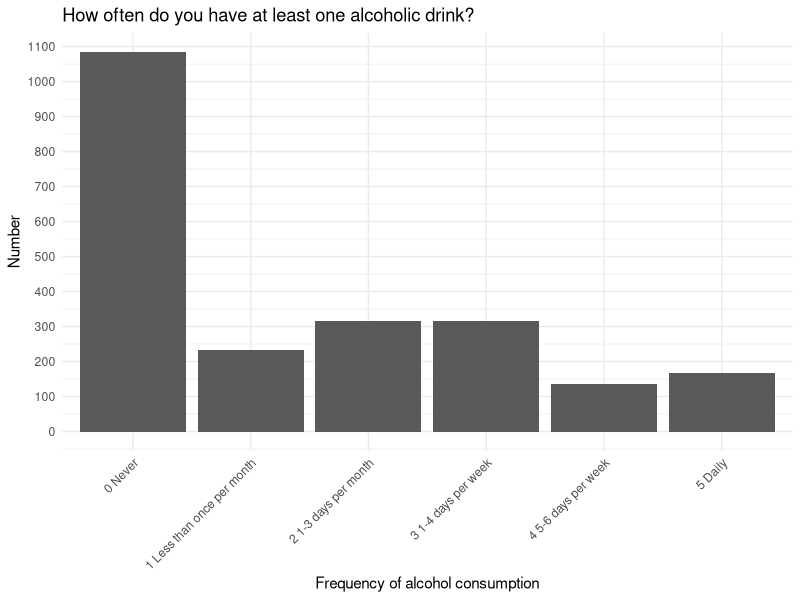
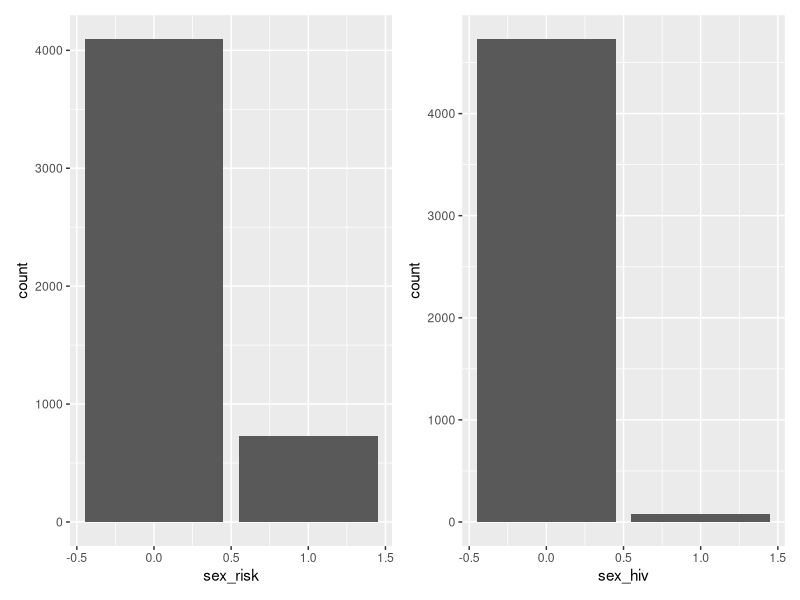
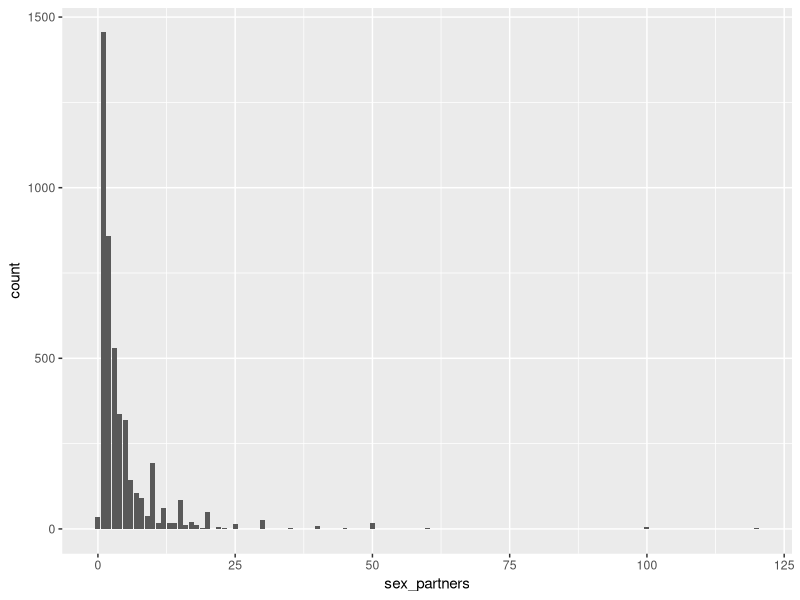
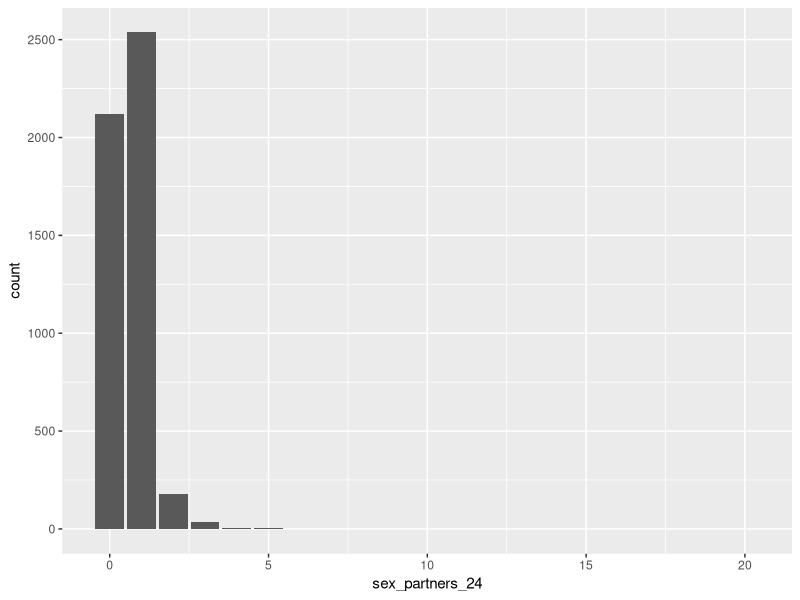

The R source for these figures, in order:
## ---- chunk 1
library(tidyverse)
## ---- chunk 2
baseline <- read_csv(file = "../data/baseline.csv")
head(baseline)
## ---- chunk 3
# Fig. 1. Descriptive analysis of alcohol consumption
# Recode alc_consumption and alc_freq into one variable. 
table(baseline$alc_consumption, useNA = "always")
table(baseline$alc_freq, useNA = "always")
baseline$alc <- baseline$alc_freq
baseline$alc[baseline$alc_consumption == 0] <- 0
table(baseline$alc, useNA = "always")
baseline$alc <- car::recode(baseline$alc,
                                    "0 = '0 Never';
                                    1 = '1 Less than once per month';
                                    2 = '2 1-3 days per month';
                                    3 = '3 1-4 days per week';
                                    4 = '4 5-6 days per week';
                                    5 = '5 Daily'")
  ggplot(data = subset(baseline, !is.na(alc)), aes(x = alc)) +
    geom_bar() +
    theme_minimal() + 
    labs(x = 'Frequency of alcohol consumption',
      y = 'Number',
      title='How often do you have at least one alcoholic drink?') +
    theme(axis.text.x = element_text(angle = 45, hjust = 1)) + 
    scale_y_continuous(breaks = seq(from = 0, to = 1200, by = 100))
  
# Fig. 2. Descriptive analysis of condom use (2 variables)
# Use sex_risk/hv019 and sex_hiv/hv022. 
# sex_risk/hv019 - Have you had vaginal or anal sex without a condom when you were drunk or buzzed on alcohol or high on any other drug?
# sex_hiv/hv022 - Have you ever had sex without a condom with someone you know is HIV positive?
table(baseline$sex_risk, useNA = "always")
table(baseline$sex_hiv, useNA = "always")
library(patchwork)
p1 <- ggplot(data = subset(baseline, !is.na(sex_risk)), aes(x = sex_risk)) +
    geom_bar()
p2 <- ggplot(data = subset(baseline, !is.na(sex_hiv)), aes(x = sex_hiv)) +
    geom_bar()
p1 + p2
# Fig. 3. Descriptive analysis of sexual partners (2 variables)
# Use sex_partners/hv003 and sex_partners_24/hv005.
# sex_partners/hv003 - How many different sexual partners have you had in your lifetime?
# sex_partners_24/hv005 - During the last 24 months (that is since ^FLHV005), how many sexual partners have you had?
table(baseline$sex_partners, useNA = "always")
table(baseline$sex_partners_24, useNA = "always")
ggplot(data = baseline, mapping = aes(x = sex_partners)) +
  geom_bar() 
ggplot(data = baseline, mapping = aes(x = sex_partners_24)) +
  geom_bar()
